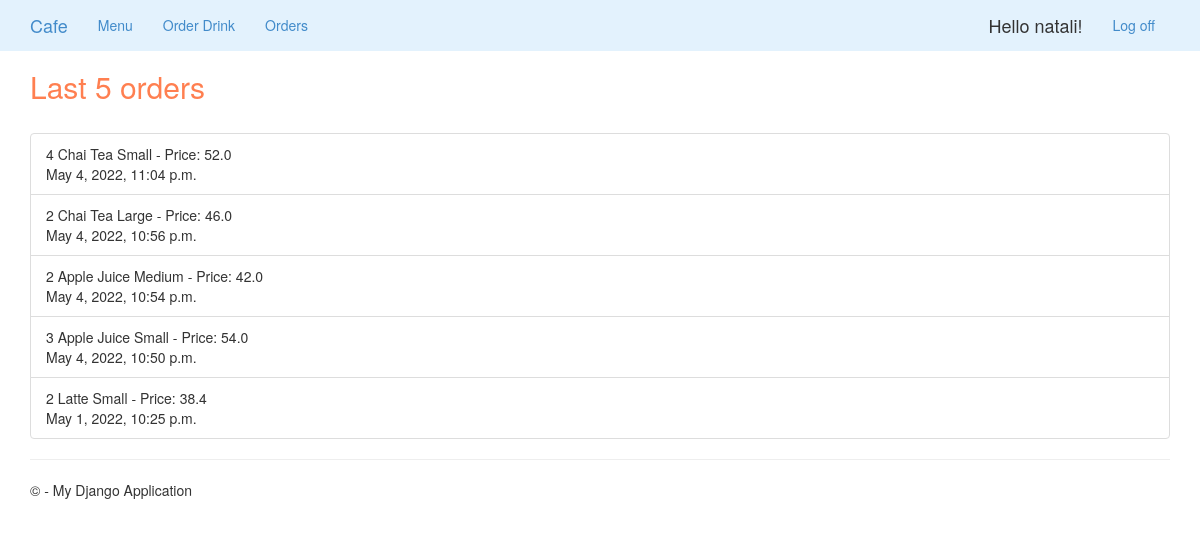
Screenshot of /orders/ (signed in) with the database file from the repository.
### app/models.py (models this page shows, shortened)
class Order (models.Model):
    id = models.AutoField(primary_key=True)
    drink = models.ForeignKey(Drink, on_delete=models.CASCADE)
    quantity = models.IntegerField()
    price = models.FloatField (default= 0.0)
    order_date = models.DateTimeField(default = datetime.now())

class Drink (models.Model):
    TYPES = (
        ('COFFEE', 'coffee'),
        ('TEA', 'tea'),
        ('JUICE', 'juice'),
    )
    SIZES = (
        ('SMALL', 'small'),
        ('MEDIUM', 'medium'),
        ('LARGE', 'large'),
    )
    id = models.AutoField(primary_key=True)
    name = models.CharField(max_length=50)
    type = models.CharField(max_length=10, choices = TYPES , default='COFFEE')
    size = models.CharField(max_length=10, choices = SIZES , default='LARGE')
    price = models.DecimalField (max_digits=5, decimal_places=2)

### app/views.py (the view)
# urls.py: path('orders/', views.orders, name='orders'),
def orders(request):
    assert isinstance(request, HttpRequest)
    order_list = Order.objects.all().order_by('-id')[:5]
    return render(
        request,
        'app/orders.html',
        {
           'order_list': order_list,
        }
    )

### app/templates/app/orders.html
{% extends "app/layout.html" %}
{% block content %}
<h2 style="color:coral">Last 5 orders</h2>
<br />
<ul class="list-group list-group-flush">
{% for order in order_list %}
   <li class="list-group-item"> {{ order.quantity}} {{ order.drink.name}} - Price: {{ order.price}}      <br />           {{order.order_date}}</li>
{% endfor %}
</ul>
{% endblock %}

### app/templates/app/loginpartial.html (shortened to what this page needs)
{% if user.is_authenticated %}
<form id="logoutForm" action="/logout/" method="post" class="navbar-right">
    <ul class="nav navbar-nav navbar-right">
        <li><span class="navbar-brand">Hello {{ user.username }}!</span></li>
        <li><a href="javascript:document.getElementById('logoutForm').submit()">Log off</a></li>
    </ul>
</form>
{% else %}
<ul class="nav navbar-nav navbar-right">
    <li><a href="{% url 'login' %}">Log in</a></li>
</ul>
{% endif %}

### app/static/app/content/site.css (style rules this page uses)
body { padding-top: 50px; padding-bottom: 20px; }

### rows the page displays
Order: quantity "4", drink.name "Chai Tea Small", price "52.0", order_date "May 4, 2022, 11:04 p.m."
Order: quantity "2", drink.name "Chai Tea Large", price "46.0", order_date "May 4, 2022, 10:56 p.m."
Order: quantity "2", drink.name "Apple Juice Medium", price "42.0", order_date "May 4, 2022, 10:54 p.m."
Order: quantity "3", drink.name "Apple Juice Small", price "54.0", order_date "May 4, 2022, 10:50 p.m."
Order: quantity "2", drink.name "Latte Small", price "38.4", order_date "May 1, 2022, 10:25 p.m."

### other values shown
{{ user.username }} "natali"
